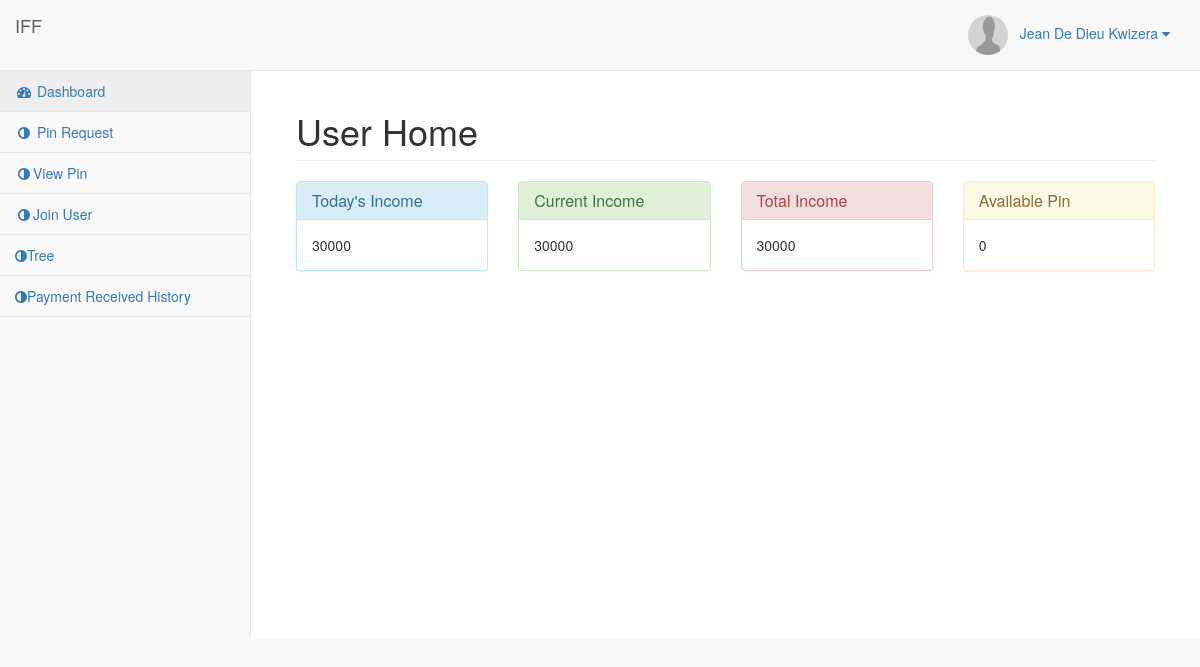
Page /home.php (signed in) on the earlier database version.
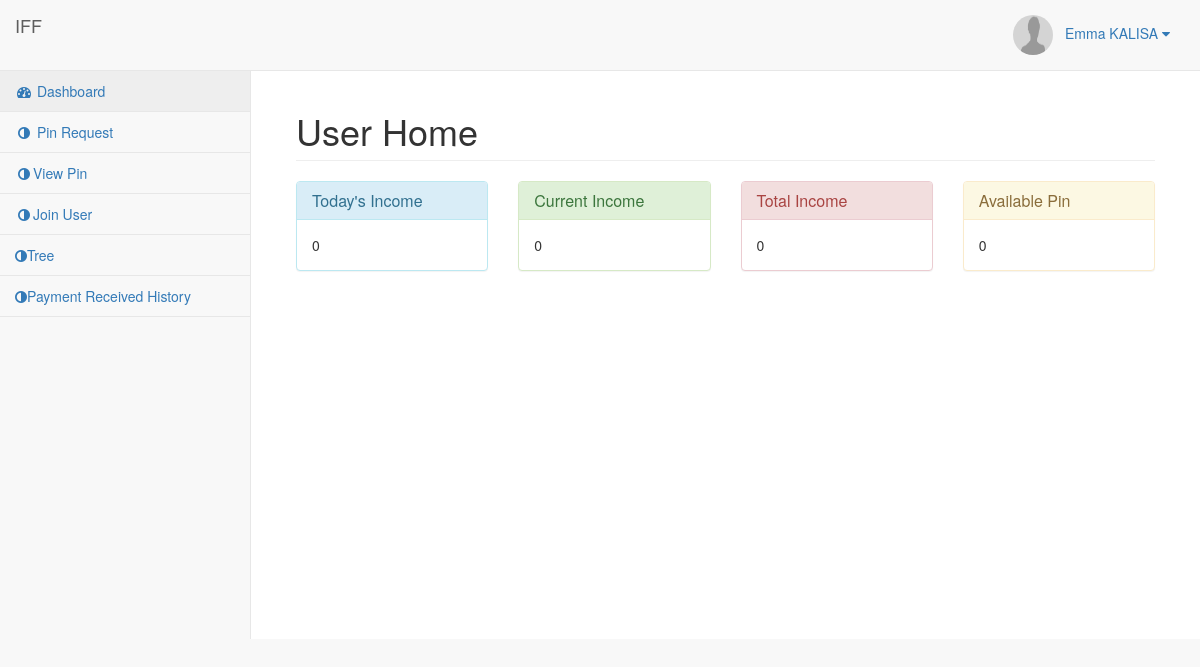
Same page on the later database version.
### tables this page shows
CREATE TABLE `user` (
  `id` int(11) NOT NULL,
  `userident` int(11) NOT NULL,
  `Names` varchar(50) NOT NULL,
  `NationalID` bigint(50) NOT NULL,
  `password` varchar(30) NOT NULL,
  `mobile` varchar(12) NOT NULL,
  `address` text NOT NULL,
  `under_userpin` varchar(50) DEFAULT '',
  `side` enum('left','right') NOT NULL,
  `date` date NOT NULL,
  `user_status` varchar(100) NOT NULL,
  `picture` varchar(200) NOT NULL
);

CREATE TABLE `income` (
  `id` int(11) NOT NULL,
  `userident` int(11) DEFAULT NULL,
  `day_bal` int(11) DEFAULT '0',
  `current_bal` int(11) DEFAULT '0',
  `total_bal` int(11) DEFAULT '0',
  `date` date NOT NULL
);

### home.php (the view, shortened to what this page needs)
<?php
include('php-includes/connect.php');
$userident = $_SESSION['userident'];
?>
<!DOCTYPE html>
<html lang="en">
<head>
    <link href="vendor/bootstrap/css/bootstrap.min.css" rel="stylesheet">
    <link href="vendor/metisMenu/metisMenu.min.css" rel="stylesheet">
    <link href="dist/css/sb-admin-2.css" rel="stylesheet">
    <link href="vendor/font-awesome/css/font-awesome.min.css" rel="stylesheet" type="text/css">
</head>
<body>
    <div id="wrapper">
        <?php include('php-includes/menu.php'); ?>
        <div id="page-wrapper">
            <div class="container-fluid">
                <div class="row">
                    <div class="col-lg-12">
                        <h1 class="page-header">User Home</h1>
                    </div>
                </div>
                <div class="row">
                	 <?php
						$query = mysqli_query($con,"select * from income where userident='$userident'");
						$result = mysqli_fetch_array($query);
					?>
                	<div class="col-lg-3">
                    	<div class="panel panel-info">
                        	<div class="panel-heading">
                            	<h4 class="panel-title">Today's Income</h4>
                            </div>
                            <div class="panel-body">
                            	<?php
								echo $result['day_bal']
								?>
                            </div>
                        </div>
                    </div>
                    <div class="col-lg-3">
                    	<div class="panel panel-success">
                        	<div class="panel-heading">
                            	<h4 class="panel-title">Current Income</h4>
                            </div>
                            <div class="panel-body">
                            	<?php
								echo $result['current_bal']
								?>
                            </div>
                        </div>
                    </div>
                    <div class="col-lg-3">
                    	<div class="panel panel-danger">
                        	<div class="panel-heading">
                            	<h4 class="panel-title">Total Income</h4>
                            </div>
                            <div class="panel-body">
                            	<?php
								echo $result['total_bal']
								?>
                            </div>
                        </div>
                    </div>
                    <div class="col-lg-3">
                    	<div class="panel panel-warning">
                        	<div class="panel-heading">
                            	<h4 class="panel-title">Available Pin</h4>
                            </div>
                            <div class="panel-body">
                            	<?php
								echo  mysqli_num_rows(mysqli_query($con,"select * from pin_list where userident='$userident' and status='open'"));
								?>
                            </div>
                        </div>
                    </div>
                </div>
            </div>
        </div>
    </div>
</body>
</html>

### php-includes/menu.php (shortened to what this page needs)
<?php
include('php-includes/connect.php');
$query = mysqli_query($con,"select * from user where userident='$userident'");
$result = mysqli_fetch_array($query);
?>
<nav class="navbar navbar-default navbar-static-top" role="navigation" style="margin-bottom: 0">
            <div class="navbar-header">
                <a class="navbar-brand" href="#">IFF</a>
            </div>
            <ul class="nav navbar-top-links navbar-right">
                <li class="dropdown">
                    <a class="dropdown-toggle" data-toggle="dropdown" href="#">
                    <img src="uploads/<?php echo  $result['picture']; ?>" class="user-image" alt="User Image" style="border-radius: 50%;" width="40px" height="40px"></i>&nbsp;&nbsp;&nbsp;<?php echo $result['Names']?> <i class="fa fa-caret-down"></i>
                    </a>
                </li>
            </ul>
            <br/>
            <div class="navbar-default sidebar" role="navigation">
                <div class="sidebar-nav navbar-collapse">
                    <ul class="nav" id="side-menu">
                        <li>
                            <a href="home.php"><i class="fa fa-dashboard fa-fw"></i> Dashboard</a>
                        </li>
                        <li>
                            <a href="pin-request.php"><i class="fa fa-adjust fa-fw"></i> Pin Request</a>
                        </li>
                        <li>
                            <a href="pin.php"><i class="fa fa-adjust fa-fw"></i>View Pin</a>
                        </li>
                        <li>
                            <a href="join.php"><i class="fa fa-adjust fa-fw"></i>Join User</a>
                        </li>
                        <li>
                            <a href="tree.php"><i class="fa fa-adjust fa-hub"></i>Tree</a>
                        </li>
						<li>
                            <a href="payment-received-history.php"><i class="fa fa-adjust fa-hub"></i>Payment Received History</a>
                        </li>
                    </ul>
                </div>
            </div>
        </nav>

Differences in the rows shown:
changed user: Names "Jean De Dieu Kwizera" → "Emma KALISA"
changed income: day_bal "30000" → "0"; current_bal "30000" → "0"; total_bal "30000" → "0"
